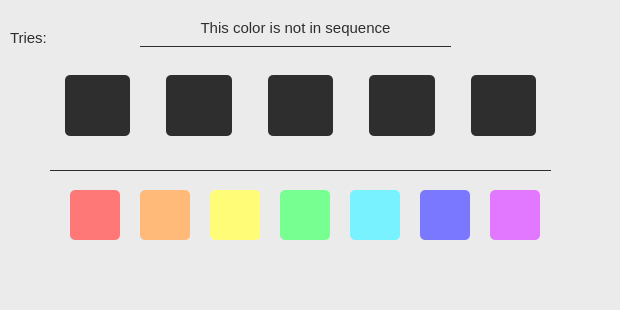
<?xml version="1.0" encoding="UTF-8"?>
<ui version="4.0">
 <class>MainWindow</class>
 <widget class="QWidget" name="MainWindow">
  <property name="geometry">
   <rect>
    <x>0</x>
    <y>0</y>
    <width>620</width>
    <height>310</height>
   </rect>
  </property>
  <property name="windowTitle">
   <string>Form</string>
  </property>
  <property name="styleSheet">
   <string notr="true">background-color: #ebebeb;
</string>
  </property>
  <widget class="QPushButton" name="buttonRed">
   <property name="geometry">
    <rect>
     <x>70</x>
     <y>190</y>
     <width>50</width>
     <height>50</height>
    </rect>
   </property>
   <property name="styleSheet">
    <string notr="true">.QPushButton
{
background-color: #ff7878;
border-radius: 5px;
}

.QPushButton:pressed {
background-color: #ed6f6f;
}
</string>
   </property>
   <property name="text">
    <string/>
   </property>
  </widget>
  <widget class="QPushButton" name="buttonOrange">
   <property name="geometry">
    <rect>
     <x>140</x>
     <y>190</y>
     <width>50</width>
     <height>50</height>
    </rect>
   </property>
   <property name="styleSheet">
    <string notr="true">.QPushButton {
background-color: #ffb978;
border-radius: 5px;
}

.QPushButton:pressed {
background-color: #eda868;
}</string>
   </property>
   <property name="text">
    <string/>
   </property>
  </widget>
  <widget class="QPushButton" name="buttonGreen">
   <property name="geometry">
    <rect>
     <x>280</x>
     <y>190</y>
     <width>50</width>
     <height>50</height>
    </rect>
   </property>
   <property name="styleSheet">
    <string notr="true">.QPushButton {
background-color: #78ff91;
border-radius: 5px;
}

.QPushButton:pressed {
background-color: #67e07e;
}</string>
   </property>
   <property name="text">
    <string/>
   </property>
  </widget>
  <widget class="QPushButton" name="buttonSky">
   <property name="geometry">
    <rect>
     <x>350</x>
     <y>190</y>
     <width>50</width>
     <height>50</height>
    </rect>
   </property>
   <property name="styleSheet">
    <string notr="true">.QPushButton {
background-color: #78f2ff;
border-radius: 5px;
}

.QPushButton:pressed{
background-color: #6cdae6;
}</string>
   </property>
   <property name="text">
    <string/>
   </property>
  </widget>
  <widget class="Line" name="line">
   <property name="geometry">
    <rect>
     <x>140</x>
     <y>36</y>
     <width>311</width>
     <height>20</height>
    </rect>
   </property>
   <property name="sizePolicy">
    <sizepolicy hsizetype="Fixed" vsizetype="Fixed">
     <horstretch>0</horstretch>
     <verstretch>0</verstretch>
    </sizepolicy>
   </property>
   <property name="minimumSize">
    <size>
     <width>2</width>
     <height>2</height>
    </size>
   </property>
   <property name="autoFillBackground">
    <bool>false</bool>
   </property>
   <property name="styleSheet">
    <string notr="true">color: #2e2e2e;
</string>
   </property>
   <property name="frameShadow">
    <enum>QFrame::Plain</enum>
   </property>
   <property name="lineWidth">
    <number>1</number>
   </property>
   <property name="midLineWidth">
    <number>0</number>
   </property>
   <property name="orientation">
    <enum>Qt::Horizontal</enum>
   </property>
  </widget>
  <widget class="QLabel" name="notificationLabel">
   <property name="geometry">
    <rect>
     <x>140</x>
     <y>10</y>
     <width>311</width>
     <height>35</height>
    </rect>
   </property>
   <property name="sizePolicy">
    <sizepolicy hsizetype="Preferred" vsizetype="Preferred">
     <horstretch>0</horstretch>
     <verstretch>0</verstretch>
    </sizepolicy>
   </property>
   <property name="styleSheet">
    <string notr="true">background-color: none;
font: 14px &quot;URW Gothic [UKWN]&quot;;
font-size: 15px;
color: #2e2e2e;
</string>
   </property>
   <property name="text">
    <string>This color is not in sequence</string>
   </property>
   <property name="alignment">
    <set>Qt::AlignCenter</set>
   </property>
  </widget>
  <widget class="QWidget" name="horizontalLayoutWidget">
   <property name="geometry">
    <rect>
     <x>50</x>
     <y>60</y>
     <width>501</width>
     <height>91</height>
    </rect>
   </property>
   <layout class="QHBoxLayout" name="horizontalLayout">
    <item>
     <widget class="QFrame" name="color1">
      <property name="styleSheet">
       <string notr="true">background-color: #2e2e2e;
margin: 15px;
border: none;
border-radius: 5px;</string>
      </property>
      <property name="frameShape">
       <enum>QFrame::StyledPanel</enum>
      </property>
      <property name="frameShadow">
       <enum>QFrame::Raised</enum>
      </property>
     </widget>
    </item>
    <item>
     <widget class="QFrame" name="color2">
      <property name="styleSheet">
       <string notr="true">background-color: #2e2e2e;
margin: 15px;
border: none;
border-radius: 5px;</string>
      </property>
      <property name="frameShape">
       <enum>QFrame::StyledPanel</enum>
      </property>
      <property name="frameShadow">
       <enum>QFrame::Raised</enum>
      </property>
     </widget>
    </item>
    <item>
     <widget class="QFrame" name="color3">
      <property name="styleSheet">
       <string notr="true">background-color: #2e2e2e;
margin: 15px;
border: none;
border-radius: 5px;</string>
      </property>
      <property name="frameShape">
       <enum>QFrame::StyledPanel</enum>
      </property>
      <property name="frameShadow">
       <enum>QFrame::Raised</enum>
      </property>
     </widget>
    </item>
    <item>
     <widget class="QFrame" name="color4">
      <property name="styleSheet">
       <string notr="true">background-color: #2e2e2e;
margin: 15px;
border: none;
border-radius: 5px;</string>
      </property>
      <property name="frameShape">
       <enum>QFrame::StyledPanel</enum>
      </property>
      <property name="frameShadow">
       <enum>QFrame::Raised</enum>
      </property>
     </widget>
    </item>
    <item>
     <widget class="QFrame" name="color5">
      <property name="styleSheet">
       <string notr="true">background-color: #2e2e2e;
margin: 15px;
border: none;
border-radius: 5px;</string>
      </property>
      <property name="frameShape">
       <enum>QFrame::StyledPanel</enum>
      </property>
      <property name="frameShadow">
       <enum>QFrame::Raised</enum>
      </property>
     </widget>
    </item>
   </layout>
  </widget>
  <widget class="QLabel" name="triesLabel">
   <property name="geometry">
    <rect>
     <x>10</x>
     <y>20</y>
     <width>91</width>
     <height>35</height>
    </rect>
   </property>
   <property name="sizePolicy">
    <sizepolicy hsizetype="Preferred" vsizetype="Preferred">
     <horstretch>0</horstretch>
     <verstretch>0</verstretch>
    </sizepolicy>
   </property>
   <property name="styleSheet">
    <string notr="true">background-color: none;
font: 14px &quot;URW Gothic [UKWN]&quot;;
font-size: 15px;
color:#2e2e2e;</string>
   </property>
   <property name="text">
    <string>Tries: </string>
   </property>
  </widget>
  <widget class="QPushButton" name="buttonPurple">
   <property name="geometry">
    <rect>
     <x>490</x>
     <y>190</y>
     <width>50</width>
     <height>50</height>
    </rect>
   </property>
   <property name="styleSheet">
    <string notr="true">.QPushButton {
background-color: #e278ff;
border-radius: 5px;
}

.QPushButton:pressed{
background-color: #c968e3;
}</string>
   </property>
   <property name="text">
    <string/>
   </property>
  </widget>
  <widget class="QPushButton" name="buttonYellow">
   <property name="geometry">
    <rect>
     <x>210</x>
     <y>190</y>
     <width>50</width>
     <height>50</height>
    </rect>
   </property>
   <property name="styleSheet">
    <string notr="true">.QPushButton {
background-color: #fffd78;
border-radius: 5px;
}

.QPushButton:pressed{
background-color: #e6e46c;
}</string>
   </property>
   <property name="text">
    <string/>
   </property>
  </widget>
  <widget class="QPushButton" name="buttonBlue">
   <property name="geometry">
    <rect>
     <x>420</x>
     <y>190</y>
     <width>50</width>
     <height>50</height>
    </rect>
   </property>
   <property name="styleSheet">
    <string notr="true">.QPushButton {
background-color: #7a78ff;
border-radius: 5px;
}

.QPushButton:pressed{
background-color: #6765db;
}</string>
   </property>
   <property name="text">
    <string/>
   </property>
  </widget>
  <widget class="Line" name="line_2">
   <property name="geometry">
    <rect>
     <x>50</x>
     <y>160</y>
     <width>501</width>
     <height>20</height>
    </rect>
   </property>
   <property name="autoFillBackground">
    <bool>false</bool>
   </property>
   <property name="styleSheet">
    <string notr="true">color: #2e2e2e;
</string>
   </property>
   <property name="frameShadow">
    <enum>QFrame::Plain</enum>
   </property>
   <property name="lineWidth">
    <number>1</number>
   </property>
   <property name="midLineWidth">
    <number>0</number>
   </property>
   <property name="orientation">
    <enum>Qt::Horizontal</enum>
   </property>
  </widget>
 </widget>
 <resources/>
 <connections/>
</ui>
